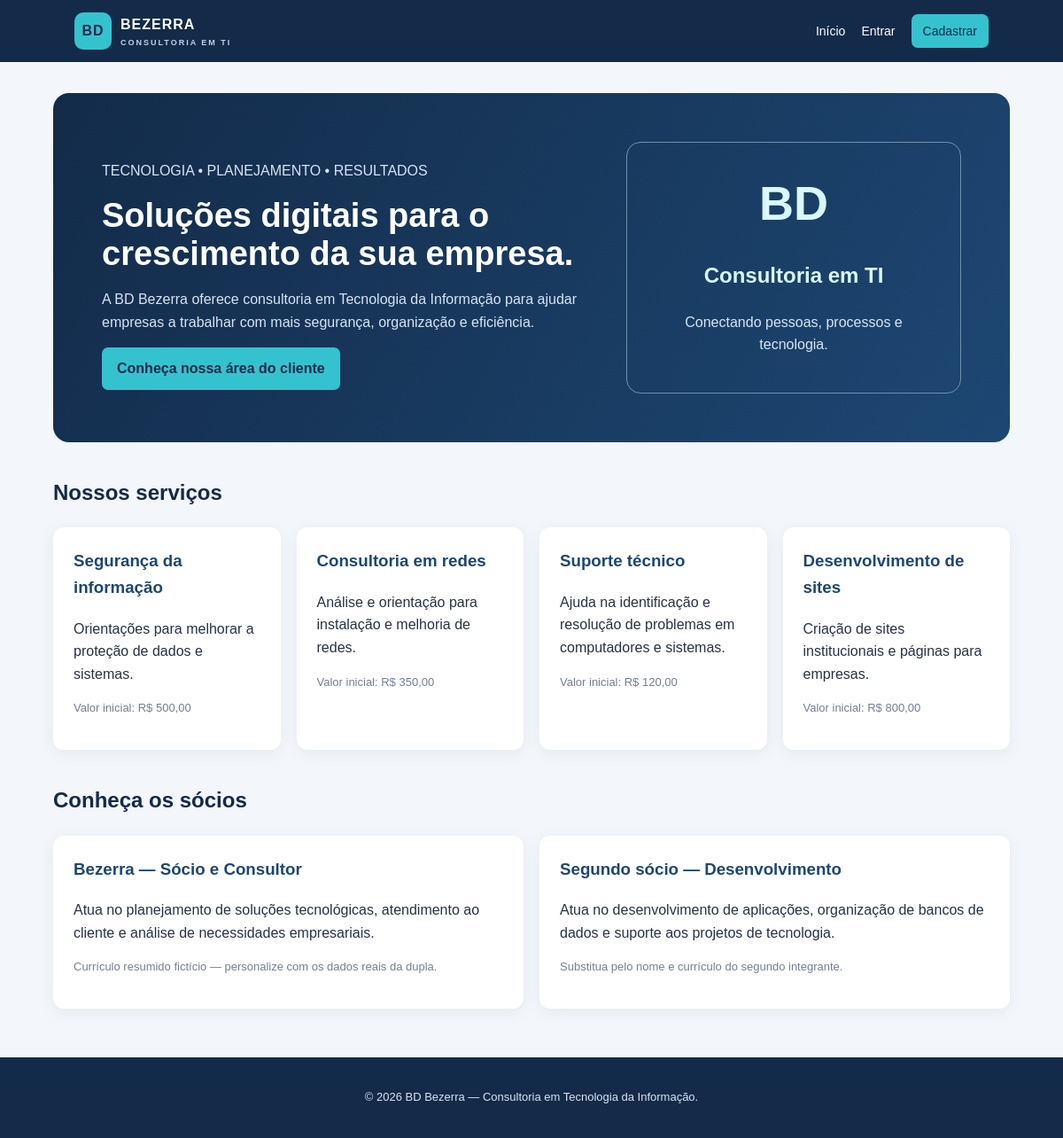
The page / on the database its author committed.
### tables this page shows
CREATE TABLE IF NOT EXISTS servicos (
    id INT AUTO_INCREMENT PRIMARY KEY,
    nome VARCHAR(120) NOT NULL,
    descricao TEXT NOT NULL,
    preco_base DECIMAL(10,2) DEFAULT NULL,
    ativo TINYINT(1) NOT NULL DEFAULT 1,
    criado_em TIMESTAMP DEFAULT CURRENT_TIMESTAMP
);

### index.php (the view, shortened to what this page needs)
<?php
require_once 'config/database.php';
$consulta = $pdo->query("SELECT * FROM servicos WHERE ativo = 1 ORDER BY id DESC");
$servicos = $consulta->fetchAll();
require 'includes/header.php';
?>
<section class="hero">
    <div>
        <p>TECNOLOGIA • PLANEJAMENTO • RESULTADOS</p>
        <h1>Soluções digitais para o crescimento da sua empresa.</h1>
        <p>A BD Bezerra oferece consultoria em Tecnologia da Informação para ajudar empresas a trabalhar com mais segurança, organização e eficiência.</p>
        <a class="botao" href="cadastro.php">Conheça nossa área do cliente</a>
    </div>
    <div class="hero-selo">
        <div style="font-size:54px;font-weight:bold">BD</div>
        <h2>Consultoria em TI</h2>
        <p>Conectando pessoas, processos e tecnologia.</p>
    </div>
</section>
<section class="secao">
    <h2>Nossos serviços</h2>
    <div class="grade">
        <?php foreach ($servicos as $servico): ?>
            <article class="cartao">
                <h3><?= htmlspecialchars($servico['nome']) ?></h3>
                <p><?= nl2br(htmlspecialchars($servico['descricao'])) ?></p>
                <p class="pequeno">Valor inicial: <?= $servico['preco_base'] !== null ? 'R$ ' . number_format($servico['preco_base'], 2, ',', '.') : 'Sob consulta' ?></p>
            </article>
        <?php endforeach; ?>
    </div>
</section>
<section class="secao">
    <h2>Conheça os sócios</h2>
    <div class="socios">
        <article class="cartao">
            <h3>Bezerra — Sócio e Consultor</h3>
            <p>Atua no planejamento de soluções tecnológicas, atendimento ao cliente e análise de necessidades empresariais.</p>
            <p class="pequeno">Currículo resumido fictício — personalize com os dados reais da dupla.</p>
        </article>
        <article class="cartao">
            <h3>Segundo sócio — Desenvolvimento</h3>
            <p>Atua no desenvolvimento de aplicações, organização de bancos de dados e suporte aos projetos de tecnologia.</p>
            <p class="pequeno">Substitua pelo nome e currículo do segundo integrante.</p>
        </article>
    </div>
</section>
<?php require 'includes/footer.php'; ?>

### includes/header.php (shortened to what this page needs)
<!DOCTYPE html>
<html lang="pt-BR">
<head>
    <link rel="stylesheet" href="/consultoria_bd_bezerra/assets/css/style.css">
</head>
<body>
<header class="topo">
    <a class="marca" href="/consultoria_bd_bezerra/">
        <span class="marca-icone">BD</span>
        <span>BEZERRA <small>CONSULTORIA EM TI</small></span>
    </a>
    <nav>
        <a href="/consultoria_bd_bezerra/">Início</a>
        <?php if (!empty($_SESSION['usuario'])): ?>
            <?php if ($_SESSION['usuario']['tipo'] === 'admin'): ?>
                <a href="/consultoria_bd_bezerra/admin/index.php">Administração</a>
            <?php else: ?>
                <a href="/consultoria_bd_bezerra/cliente/index.php">Minha área</a>
            <?php endif; ?>
            <a href="/consultoria_bd_bezerra/logout.php">Sair</a>
        <?php else: ?>
            <a href="/consultoria_bd_bezerra/login.php">Entrar</a>
            <a class="nav-destaque" href="/consultoria_bd_bezerra/cadastro.php">Cadastrar</a>
        <?php endif; ?>
    </nav>
</header>
<main class="container">

### includes/footer.php
</main>
<footer class="rodape">
    <p>© <?= date('Y') ?> BD Bezerra — Consultoria em Tecnologia da Informação.</p>
</footer>
</body>
</html>

### assets/css/style.css (style rules this page uses)
* { box-sizing: border-box; }
:root { --azul:#132b49; --azul2:#1d4773; --ciano:#35c2cf; --fundo:#f3f6fa; --texto:#263445; }
body { margin:0; font-family:Arial, Helvetica, sans-serif; color:var(--texto); background:var(--fundo); line-height:1.6; }
.topo { background:var(--azul); color:white; padding:14px 7%; display:flex; align-items:center; justify-content:space-between; gap:20px; }
.marca { color:white; text-decoration:none; display:flex; align-items:center; gap:10px; font-weight:bold; letter-spacing:1px; }
.marca small { display:block; font-size:9px; letter-spacing:2px; color:#b9d5e8; }
.marca-icone { display:grid; place-items:center; width:42px; height:42px; border-radius:10px; background:var(--ciano); color:var(--azul); font-weight:bold; }
nav { display:flex; flex-wrap:wrap; gap:18px; align-items:center; }
nav a { color:white; text-decoration:none; font-size:14px; }
.nav-destaque { background:var(--ciano); color:var(--azul); padding:8px 13px; border-radius:7px; }
.container { width:min(1100px, 90%); margin:35px auto 55px; min-height:65vh; }
.hero { background:linear-gradient(120deg,var(--azul),var(--azul2)); color:white; padding:55px; border-radius:18px; display:grid; grid-template-columns:1.5fr 1fr; gap:25px; align-items:center; }
.hero h1 { font-size:38px; line-height:1.15; margin:10px 0; }
.hero p { color:#d6e5f2; max-width:600px; }
.hero-selo { border:1px solid #6e91ad; border-radius:16px; padding:25px; text-align:center; color:#d9f8fa; }
.botao { display:inline-block; background:var(--ciano); color:var(--azul); border:0; padding:11px 17px; border-radius:7px; text-decoration:none; font-weight:bold; cursor:pointer; }
.secao { margin:38px 0; }
.secao h2 { color:var(--azul); }
.grade { display:grid; grid-template-columns:repeat(auto-fit,minmax(220px,1fr)); gap:18px; }
.cartao, .painel, .formulario { background:white; padding:23px; border-radius:12px; box-shadow:0 4px 18px #1b355010; }
.cartao h3 { color:var(--azul2); margin-top:0; }
.socios { display:grid; grid-template-columns:1fr 1fr; gap:18px; }
.rodape { text-align:center; padding:22px; background:var(--azul); color:#d6e5f2; font-size:13px; }
.pequeno { color:#718093; font-size:13px; }

### rows shown on the page
servicos: nome "Segurança da informação", descricao "Orientações para melhorar a proteção de dados e sistemas.", preco_base "500,00"
servicos: nome "Consultoria em redes", descricao "Análise e orientação para instalação e melhoria de redes.", preco_base "350,00"
servicos: nome "Suporte técnico", descricao "Ajuda na identificação e resolução de problemas em computadores e sistemas.", preco_base "120,00"
servicos: nome "Desenvolvimento de sites", descricao "Criação de sites institucionais e páginas para empresas.", preco_base "800,00"
